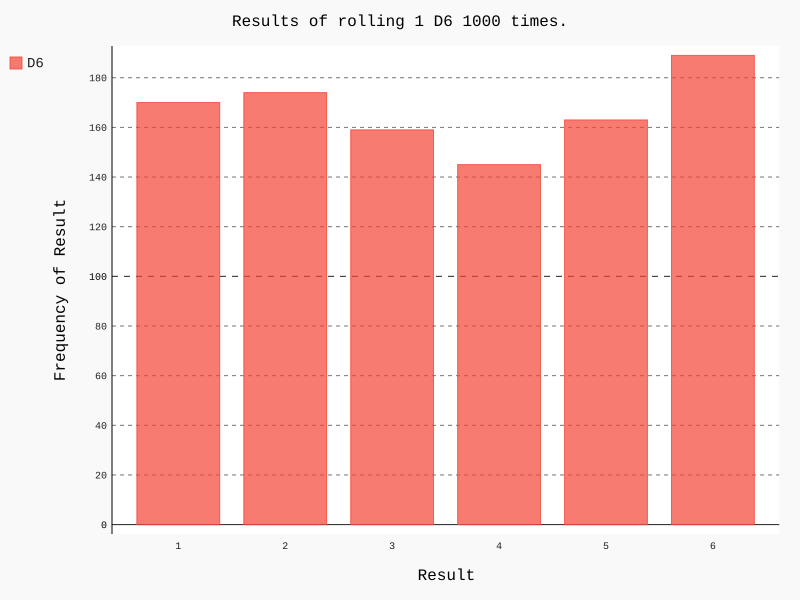

Recreate this plot in Python.
import pygal
from die import Die

# Create D6 die.
d6 = Die()

# Make some rolls, and store results in a list.
results = []
for roll_num in range(1000):
	result = d6.roll()
	results.append(result)

# Analyze the results.
frequencies = []
for val in range(1, d6.num_sides + 1):
	freq = results.count(val)
	frequencies.append(freq)

# Visualize the results.
hist = pygal.Bar()
hist.title = "Results of rolling 1 D6 1000 times."
hist.x_labels = [str(n) for n in range(1, d6.num_sides + 1)]
hist.x_title = "Result"
hist.y_title = "Frequency of Result" 

# Add the data series to the histogram.
hist.add('D6', frequencies)
hist.render_to_file('die_visual.svg')
